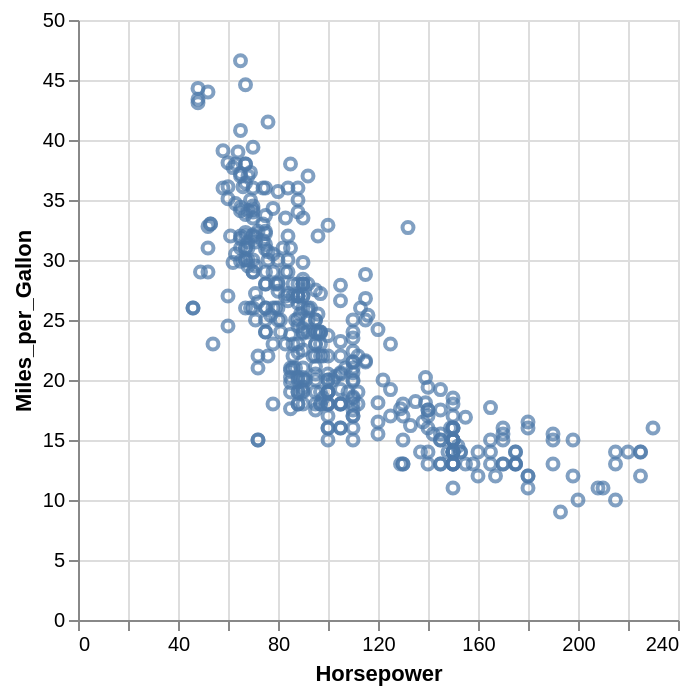

The cell this chart's notebook holds for it:
### Code cell
# Create your first Altair chart: A simple scatter plot
# The basic pattern: Chart(data).mark_type().encode(channels)

chart1 = alt.Chart(cars).mark_point().encode(
    x='Horsepower',  # Horizontal position
    y='Miles_per_Gallon'  # Vertical position
)

# Display the chart
chart1

### Figure 1 — Vega-Lite specification as saved in the notebook (floating-point values rounded to 4 significant figures; data arrays with more than 128 entries replaced by an {"elided": "..."} marker saying what was removed)
{"config": {"view": {"continuousWidth": 300, "continuousHeight": 300}}, "data": {"name": "data-583e73726c1545c56c203344161a975c"}, "mark": {"type": "point"}, "encoding": {"x": {"field": "Horsepower", "type": "quantitative"}, "y": {"field": "Miles_per_Gallon", "type": "quantitative"}}, "$schema": "https://vega.github.io/schema/vega-lite/v5.20.1.json", "datasets": {"data-583e73726c1545c56c203344161a975c": {"elided": "406 records"}}}
